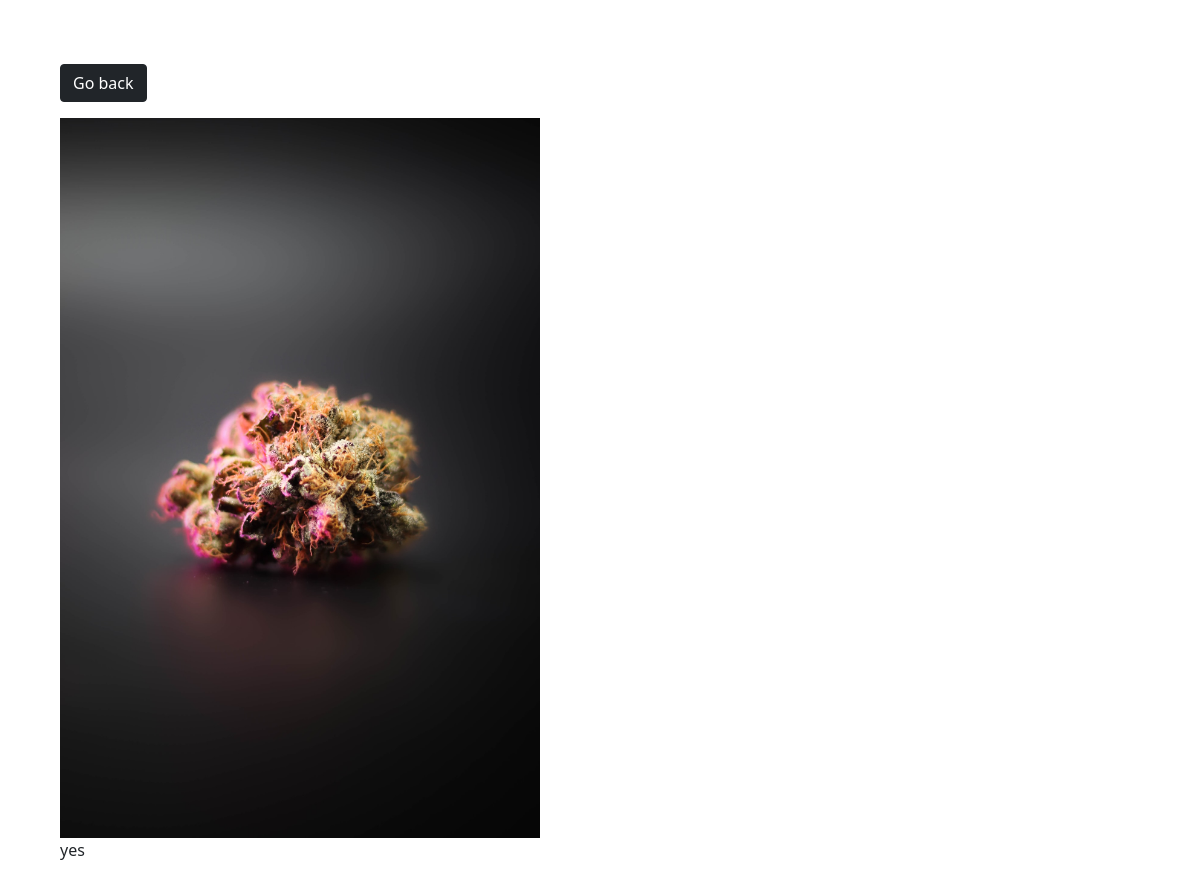
Screenshot of /snap/1/ with the database file from the repository.
### snaps/models.py (models this page shows, shortened)
class Snaps(models.Model):
    category = models.ForeignKey(Category, on_delete=models.SET_NULL, null=True , blank=True)
    image = models.ImageField(null=False, blank=False)
    name = models.TextField()

### snaps/views.py (the view)
# urls.py: path('snap/<str:pk>/',views.viewSnap, name='snap'),
def viewSnap(request, pk):
    snap = Snaps.objects.get(id=pk)
    return render(request,'snaps/snap.html', {'snap':snap} )

### snaps/templates/snaps/snap.html (shortened to what this page needs)
<!DOCTYPE html>
<html lang="en">
<head>
    <link href="https://cdn.jsdelivr.net/npm/bootstrap@5.1.3/dist/css/bootstrap.min.css" rel="stylesheet">
</head>
<body class="m-5">
    <div class="container">
        <div class="row justify-content-center">
            <div class="col">
                <a class="btn btn-dark my-3" href="{% url 'gallery'%}">Go back</a>
                <div style="height: 90vh;">
                    <img style="max-width: 100%; max-height:100%" src="{{snap.image.url}}" alt="">
                    <p>{{snap.name}}</p>
                </div>
            </div>
        </div>
    </div>
</body>
</html>

### rows the page displays
Snaps: image (picture), name "yes"
